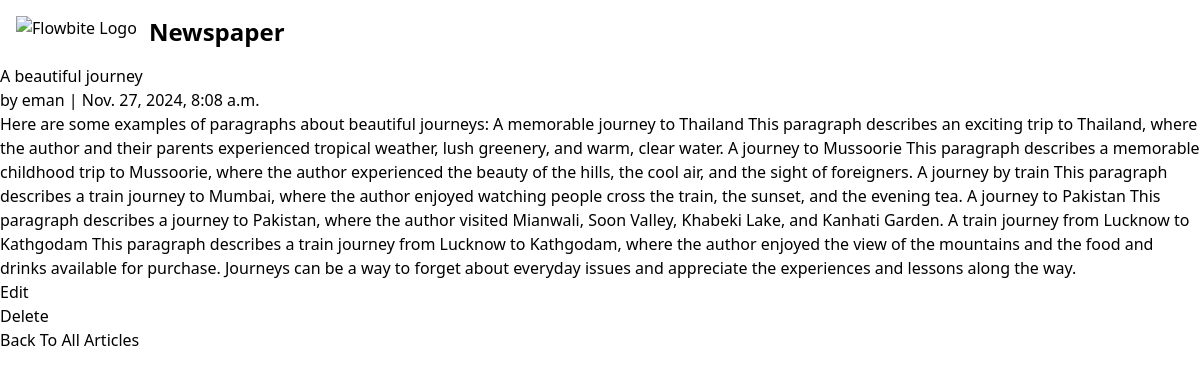
/1/, run on the app's committed database.
### articles/models.py (models this page shows, shortened)
class Article(models.Model):
    title = models.CharField(max_length=255)
    body = models.TextField()
    date = models.DateTimeField(auto_now_add=True)
    author = models.ForeignKey(
        settings.AUTH_USER_MODEL,
        on_delete=models.CASCADE,
    )

### accounts/models.py (models this page shows)
class CustomUser(AbstractUser):
    age = models.PositiveIntegerField(null=True , blank= True)

### articles/views.py (the view)
# urls.py: path("<int:pk>/", ArticleDetailView.as_view(),
class ArticleDetailView(DetailView):
    model = Article
    template_name = 'article_detail.html'

### templates/article_detail.html
{% extends 'base.html' %}
{% block content %}
    <div class="article-entry">
     <h2> {{ object.title }}</h2>
     <p>by {{ object.author }} | {{ object.date }}</p>
     <p>{{ object.body }}</p>
    </div>
    <div>
        <p><a href="{% url 'article_edit'  article.pk %}"></a>Edit</p>
        <p><a href="{% url 'article_delete' article.pk %}"></a>Delete</p>
    </div>
    <p>Back To <a href="{% url 'article_list' %}"></a> All Articles</p>
{% endblock content %}

### data on the page
Article: title "A beautiful journey", author "eman", date "Nov. 27, 2024, 8:08 a.m.", body "Here are some examples of paragraphs about beautiful journeys: A memorable journey to Thailand This paragraph describes an exciting trip to Thailand, where the author and their parents experienced tropical weather, lush greenery, and warm, clear water. A journey to Mussoorie This paragraph describes a memorable childhood trip to Mussoorie, where the author experienced the beauty of the hills, the cool air, and the sight of foreigners. A journey by train This paragraph describes a train journey to Mumbai, where the author enjoyed watching people cross the train, the sunset, and the evening tea. A journey to Pakistan This paragraph describes a journey to Pakistan, where the author visited…"
